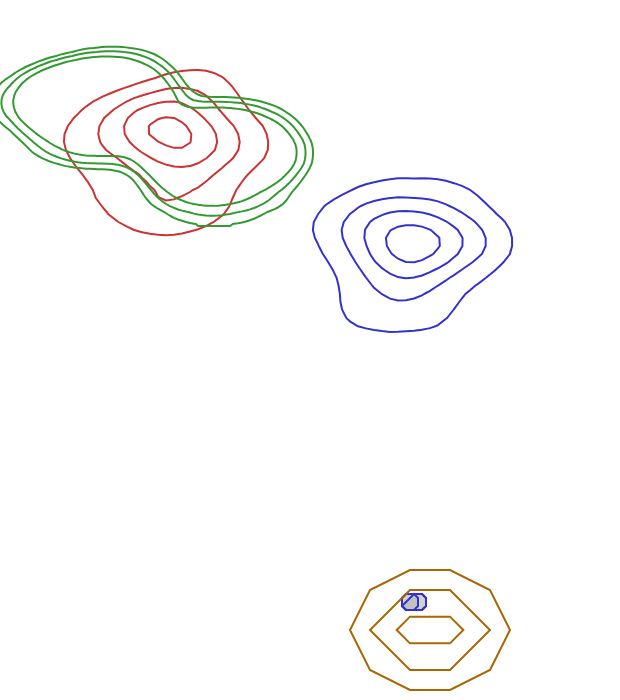

Write a Vega-Lite specification for this figure.
### Vega specification from a JSON file in a GitHub repository (floating-point values rounded to 4 significant figures)
{"$schema": "https://vega.github.io/schema/vega/v6.json", "width": 300, "height": 340, "padding": 5, "autosize": "none", "data": [{"name": "points", "values": [{"g": "a", "px": 80.0, "py": 78.33, "wt": 1}, {"g": "b", "px": 214.5, "py": 111.6, "wt": 2}, {"g": "a", "px": 91.6, "py": 57.74, "wt": 3}, {"g": "b", "px": 179.4, "py": 153.3, "wt": 1}, {"g": "a", "px": 46.87, "py": 48.36, "wt": 2}, {"g": "b", "px": 209.7, "py": 116.0, "wt": 3}, {"g": "a", "px": 132.4, "py": 86.66, "wt": 1}, {"g": "b", "px": 202.4, "py": 106.7, "wt": 2}, {"g": "a", "px": 67.58, "py": 54.64, "wt": 3}, {"g": "b", "px": 182.9, "py": 161.6, "wt": 1}, {"g": "a", "px": 92.61, "py": 65.44, "wt": 2}, {"g": "b", "px": 237.0, "py": 112.6, "wt": 3}, {"g": "a", "px": 84.85, "py": 94.94, "wt": 1}, {"g": "b", "px": 151.2, "py": 101.3, "wt": 2}, {"g": "a", "px": 75.46, "py": 52.06, "wt": 3}, {"g": "b", "px": 209.1, "py": 128.3, "wt": 1}, {"g": "a", "px": 100.9, "py": 60.41, "wt": 2}, {"g": "b", "px": 196.7, "py": 109.6, "wt": 3}, {"g": "a", "px": 42.99, "py": 103.2, "wt": 1}, {"g": "b", "px": 181.1, "py": 95.45, "wt": 2}, {"g": "a", "px": 120.0, "py": 66.67, "wt": 3}, {"g": "b", "px": 206.2, "py": 136.6, "wt": 1}, {"g": "a", "px": 75.2, "py": 54.93, "wt": 2}, {"g": "b", "px": 177.5, "py": 107.2, "wt": 3}, {"g": "a", "px": 73.57, "py": 111.3, "wt": 1}, {"g": "b", "px": 233.1, "py": 114.9, "wt": 2}, {"g": "a", "px": 110.9, "py": 63.85, "wt": 3}, {"g": "b", "px": 172.9, "py": 144.7, "wt": 1}, {"g": "a", "px": 72.78, "py": 49.03, "wt": 2}, {"g": "b", "px": 200.0, "py": 105.3, "wt": 3}, {"g": "a", "px": 101.7, "py": 78.22, "wt": 1}, {"g": "b", "px": 215.4, "py": 109.3, "wt": 2}, {"g": "a", "px": 54.18, "py": 61.56, "wt": 3}, {"g": "b", "px": 160.3, "py": 152.8, "wt": 1}, {"g": "a", "px": 91.34, "py": 42.71, "wt": 2}, {"g": "b", "px": 207.5, "py": 117.3, "wt": 3}, {"g": "a", "px": 84.77, "py": 86.33, "wt": 1}, {"g": "b", "px": 181.4, "py": 103.3, "wt": 2}, {"g": "a", "px": 57.16, "py": 59.81, "wt": 3}, {"g": "b", "px": 215.8, "py": 160.7, "wt": 1}, {"g": "a", "px": 124.4, "py": 64.33, "wt": 2}, {"g": "b", "px": 205.6, "py": 115.2, "wt": 3}, {"g": "a", "px": 73.03, "py": 94.31, "wt": 1}, {"g": "b", "px": 190.9, "py": 96.92, "wt": 2}, {"g": "a", "px": 93.64, "py": 58.61, "wt": 3}, {"g": "b", "px": 227.9, "py": 128.1, "wt": 1}, {"g": "a", "px": 75.89, "py": 58.26, "wt": 2}, {"g": "b", "px": 155.6, "py": 113.6, "wt": 3}, {"g": "a", "px": 58.03, "py": 102.1, "wt": 1}, {"g": "b", "px": 205.7, "py": 90.16, "wt": 2}, {"g": "a", "px": 92.4, "py": 67.99, "wt": 3}, {"g": "b", "px": 192.8, "py": 136.0, "wt": 1}, {"g": "a", "px": 50.05, "py": 51.81, "wt": 2}, {"g": "b", "px": 192.0, "py": 112.5, "wt": 3}, {"g": "a", "px": 119.8, "py": 109.8, "wt": 1}, {"g": "b", "px": 236.0, "py": 113.8, "wt": 2}, {"g": "a", "px": 76.12, "py": 66.53, "wt": 3}, {"g": "b", "px": 185.6, "py": 143.7, "wt": 1}, {"g": "a", "px": 80.04, "py": 44.99, "wt": 2}, {"g": "b", "px": 228.9, "py": 112.0, "wt": 3}, {"g": "a", "px": 99.27, "py": 77.87, "wt": 1}, {"g": "b", "px": 169.0, "py": 107.3, "wt": 2}, {"g": "a", "px": 33.66, "py": 65.62, "wt": 3}, {"g": "b", "px": 201.6, "py": 151.3, "wt": 1}, {"g": "a", "px": 94.98, "py": 37.82, "wt": 2}, {"g": "b", "px": 207.1, "py": 118.7, "wt": 3}, {"g": "a", "px": 55.14, "py": 85.54, "wt": 1}, {"g": "b", "px": 171.5, "py": 100.4, "wt": 2}, {"g": "a", "px": 98.98, "py": 65.27, "wt": 3}, {"g": "b", "px": 251.8, "py": 158.6, "wt": 1}, {"g": "a", "px": 80.79, "py": 63.39, "wt": 2}, {"g": "b", "px": 186.1, "py": 117.9, "wt": 3}, {"g": "a", "px": 66.42, "py": 92.99, "wt": 1}, {"g": "b", "px": 218.2, "py": 93.22, "wt": 2}, {"g": "a", "px": 114.8, "py": 65.47, "wt": 3}, {"g": "b", "px": 195.0, "py": 127.6, "wt": 1}, {"g": "a", "px": 28.17, "py": 56.45, "wt": 2}, {"g": "b", "px": 196.9, "py": 117.7, "wt": 3}, {"g": "a", "px": 91.46, "py": 100.2, "wt": 1}, {"g": "b", "px": 218.6, "py": 85.72, "wt": 2}, {"g": "a", "px": 70.35, "py": 69.37, "wt": 3}, {"g": "b", "px": 162.6, "py": 135.0, "wt": 1}, {"g": "a", "px": 70.44, "py": 49.19, "wt": 2}, {"g": "b", "px": 246.4, "py": 118.1, "wt": 3}, {"g": "a", "px": 85.14, "py": 107.1, "wt": 1}, {"g": "b", "px": 192.2, "py": 113.0, "wt": 2}, {"g": "a", "px": 58.34, "py": 69.31, "wt": 3}, {"g": "b", "px": 200.1, "py": 142.1, "wt": 1}, {"g": "a", "px": 116.2, "py": 41.65, "wt": 2}, {"g": "b", "px": 223.1, "py": 119.0, "wt": 3}, {"g": "a", "px": 43.79, "py": 77.3, "wt": 1}, {"g": "b", "px": 193.4, "py": 105.7, "wt": 2}, {"g": "a", "px": 83.27, "py": 69.8, "wt": 3}, {"g": "b", "px": 222.5, "py": 148.9, "wt": 1}, {"g": "a", "px": 89.5, "py": 33.85, "wt": 2}, {"g": "b", "px": 168.9, "py": 120.1, "wt": 3}, {"g": "a", "px": 45.79, "py": 84.31, "wt": 1}, {"g": "b", "px": 222.2, "py": 98.1, "wt": 2}, {"g": "a", "px": 87.4, "py": 70.86, "wt": 3}, {"g": "b", "px": 201.6, "py": 155.4, "wt": 1}, {"g": "a", "px": 59.07, "py": 62.63, "wt": 2}, {"g": "b", "px": 181.9, "py": 120.7, "wt": 3}, {"g": "a", "px": 102.8, "py": 91.02, "wt": 1}, {"g": "b", "px": 241.8, "py": 90.28, "wt": 2}, {"g": "a", "px": 74.16, "py": 72.47, "wt": 3}, {"g": "b", "px": 192.6, "py": 126.9, "wt": 1}, {"g": "a", "px": 73.75, "py": 55.01, "wt": 2}, {"g": "b", "px": 217.2, "py": 121.9, "wt": 3}, {"g": "a", "px": 104.8, "py": 97.41, "wt": 1}, {"g": "b", "px": 187.9, "py": 82.24, "wt": 2}, {"g": "a", "px": 35.07, "py": 70.77, "wt": 3}, {"g": "b", "px": 188.9, "py": 133.5, "wt": 1}, {"g": "a", "px": 86.64, "py": 47.17, "wt": 2}, {"g": "b", "px": 210.3, "py": 123.7, "wt": 3}, {"g": "a", "px": 68.33, "py": 103.4, "wt": 1}, {"g": "b", "px": 171.1, "py": 112.3, "wt": 2}, {"g": "a", "px": 80.13, "py": 72.1, "wt": 3}, {"g": "b", "px": 243.4, "py": 139.8, "wt": 1}, {"g": "a", "px": 106.9, "py": 39.12, "wt": 2}, {"g": "b", "px": 194.8, "py": 126.0, "wt": 3}]}, {"name": "density", "source": "points", "transform": [{"type": "kde2d", "groupby": ["g"], "size": [300, 170], "x": {"expr": "datum.px"}, "y": {"expr": "datum.py"}, "bandwidth": [14, 10], "cellSize": 4, "counts": false}]}, {"name": "bw_auto", "source": "points", "transform": [{"type": "kde2d", "size": [300, 170], "x": "px", "y": "py", "weight": "wt", "counts": true, "as": "raster"}]}, {"name": "iso_indep", "source": "density", "transform": [{"type": "isocontour", "field": "grid", "levels": 4, "nice": true}]}, {"name": "iso_shared", "source": "density", "transform": [{"type": "isocontour", "field": "grid", "levels": 3, "resolve": "shared", "zero": false, "smooth": false}]}, {"name": "iso_thr", "source": "bw_auto", "transform": [{"type": "isocontour", "field": "raster", "thresholds": [0.0005, 0.001, 0.002], "scale": {"expr": "2"}, "translate": [3, 4], "as": "c"}]}, {"name": "grids", "values": [{"id": "flat", "width": 6, "height": 5, "values": [0, 0, 0, 0, 0, 0, 0, 1, 2, 2, 1, 0, 0, 2, 5, 5, 2, 0, 0, 1, 2, 2, 1, 0, 0, 0, 0, 0, 0, 0]}], "transform": [{"type": "isocontour", "thresholds": [1, 2, 4], "scale": {"expr": "20"}, "as": "contour"}]}], "marks": [{"type": "path", "from": {"data": "iso_indep"}, "encode": {"update": {"stroke": {"signal": "datum.g == 'a' ? '#c33' : '#33c'"}, "strokeWidth": {"value": 1}}}, "transform": [{"type": "geopath", "field": "datum.contour"}]}, {"type": "path", "from": {"data": "iso_shared"}, "encode": {"update": {"y": {"value": 180}, "stroke": {"signal": "datum.g == 'a' ? '#c33' : '#33c'"}, "fillOpacity": {"value": 0.2}, "fill": {"value": "gray"}}}, "transform": [{"type": "geopath", "field": "datum.contour"}]}, {"type": "path", "from": {"data": "iso_thr"}, "encode": {"update": {"stroke": {"value": "#393"}, "y": {"value": 10}}}, "transform": [{"type": "geopath", "field": "datum.c"}]}, {"type": "path", "from": {"data": "grids"}, "encode": {"update": {"x": {"value": 150}, "y": {"value": 260}, "stroke": {"value": "#a60"}}}, "transform": [{"type": "geopath", "field": "datum.contour"}]}]}
